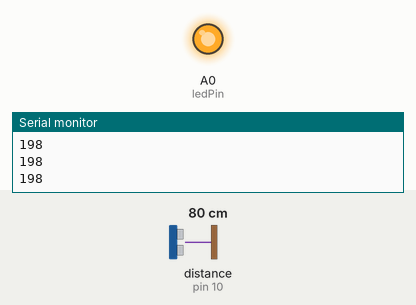
The sketch below on a simulated Arduino Uno, built with avr-gcc and run on an emulated ATmega328P. Shown: output pins drawn as LEDs (lit = HIGH), the last lines printed to the serial monitor. Wiring (inferred from the names in the program): ultrasonic range finder: trigger pin 9; echo pin 10. The inputs (shaded band) are chosen by the test bench; at power-on: distance to the obstacle (sensor on pin 10) 80 cm. The echo pulse lasts 58.3 µs per cm; pins used as bus, display or sensor lines are not drawn.

Above: at 1.2 s.
1.3 s: distance to the obstacle (sensor on pin 10) set to 57 cm
2.8 s: distance to the obstacle (sensor on pin 10) set to 49 cm
At 3.3 s:
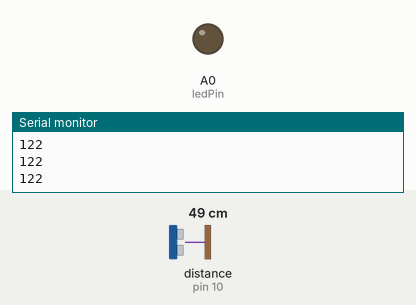
4.3 s: distance to the obstacle (sensor on pin 10) set to 60 cm
At 5.5 s:
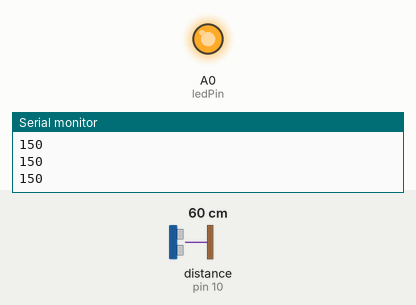
5.8 s: distance to the obstacle (sensor on pin 10) set to 2 cm
At 6.7 s:
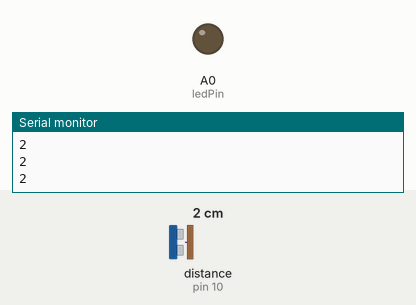
Timing chart, 0 to 8.3 s (numbered marks = the images above; inputs shaded):
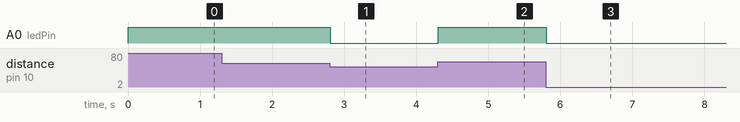

Measured:
- the behaviour switches between 52 and 51 cm on distance to the obstacle (sensor on pin 10) (found by bisection; images 0 and 1)
- after the input at 2.8 s, A0 (ledPin): HIGH → LOW at once
- after the input at 4.3 s, A0 (ledPin): LOW → HIGH at once
- after the input at 5.8 s, A0 (ledPin): HIGH → LOW at once

The sketch:

ultrasonic_sensor_with_LED.ino
```cpp
/*
* Ultrasonic Sensor HC-SR04 and Arduino Tutorial
*
* Crated by Dejan Nedelkovski,
* www.HowToMechatronics.com
*
* Modified by Jialu Zhang
*/
// defines pins numbers
const int trigPin = 9;
const int echoPin = 10;
// defines variables
long duration;
int distance;
const int ledPin=A0;
void setup() {

pinMode(trigPin, OUTPUT); // Sets the trigPin as an Output
pinMode(echoPin, INPUT); // Sets the echoPin as an Input
pinMode(ledPin,OUTPUT);
Serial.begin(9600);
// Starts the serial communication
}
void loop() {
// Clears the trigPin

digitalWrite(trigPin, LOW);
delayMicroseconds(2);
// Sets the trigPin on HIGH state for 10 micro seconds
digitalWrite(trigPin, HIGH);
delayMicroseconds(10);
digitalWrite(trigPin, LOW);
// Reads the echoPin, returns the sound wave travel time in microseconds
duration = pulseIn(echoPin, HIGH);
// Calculating the distance
distance= duration*0.034/2;
int ledState=map(distance,0,100,0,255);
Serial.println(ledState);

  analogWrite(ledPin,ledState);


// Prints the distance on the Serial Monitor

}
```
